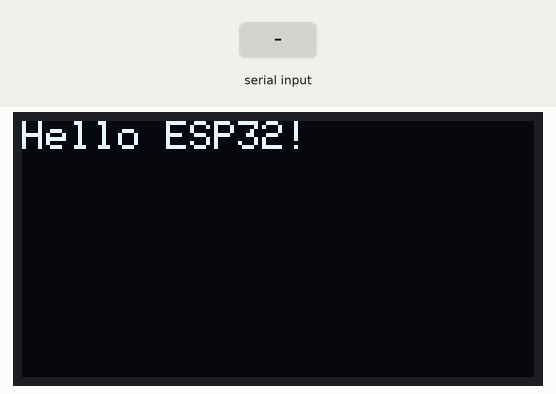
This sketch was run on a simulated ESP32. On the bench: 128×64 one-colour display. Inputs (shaded band) come from the test bench.

Above: at 1.2 s.
1.3 s: "1\n" received over Serial
At 2.2 s:
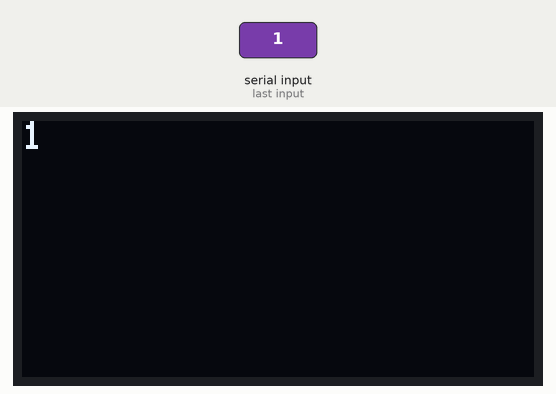
2.8 s: "0\n" received over Serial
At 3.4 s:
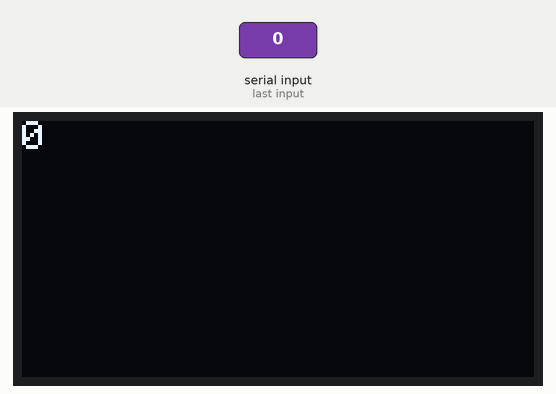
4.3 s: "2\n" received over Serial
Timing chart, 0 to 7.3 s (numbered marks = the images above; inputs shaded):
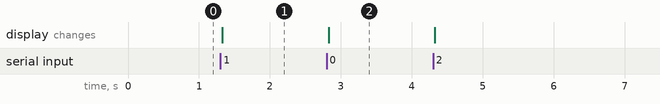

The sketch:

screen.ino
```cpp
#include <Wire.h>
#include <Adafruit_GFX.h>
#include <Adafruit_SSD1306.h>

#define SCREEN_WIDTH 128
#define SCREEN_HEIGHT 64
#define OLED_RESET    -1   // Không dùng reset pin
#define SDA_PIN 21         // ESP32 SDA
#define SCL_PIN 22         // ESP32 SCL

Adafruit_SSD1306 display(SCREEN_WIDTH, SCREEN_HEIGHT, &Wire, OLED_RESET);

void setup() {
  Serial.begin(115200);

  Wire.begin(SDA_PIN, SCL_PIN); // Khởi tạo I2C

  if(!display.begin(SSD1306_SWITCHCAPVCC, 0x3C)) { // Địa chỉ I2C 0x3C
    Serial.println(F("SSD1306 not found!"));
    for(;;); // Dừng chương trình
  }

  display.clearDisplay();
  display.setTextSize(1);
  display.setTextColor(SSD1306_WHITE);
  display.setCursor(0,0);
  display.println("Hello ESP32!");
  display.display();
}

void loop() {
  // Hiển thị text từ Serial
  if (Serial.available()) {
    String text = Serial.readStringUntil('\n');
    display.clearDisplay();
    display.setCursor(0,0);
    display.println(text);
    display.display();
  }
}
```

Measured:
- after the input at 1.3 s, the display: changes at once (image 1)
- after the input at 2.8 s, the display: changes at once (image 2)
